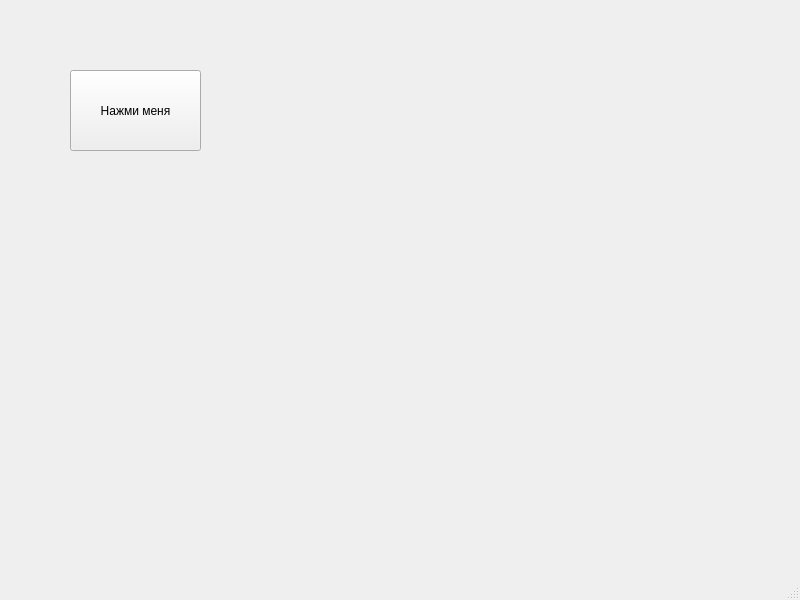
<?xml version="1.0" encoding="UTF-8"?>
<ui version="4.0">
 <class>MainWindow</class>
 <widget class="QMainWindow" name="MainWindow">
  <property name="geometry">
   <rect>
    <x>0</x>
    <y>0</y>
    <width>800</width>
    <height>600</height>
   </rect>
  </property>
  <property name="windowTitle">
   <string>MainWindow</string>
  </property>
  <widget class="QWidget" name="centralwidget">
   <widget class="QPushButton" name="button">
    <property name="geometry">
     <rect>
      <x>70</x>
      <y>70</y>
      <width>131</width>
      <height>81</height>
     </rect>
    </property>
    <property name="text">
     <string>Нажми меня</string>
    </property>
   </widget>
  </widget>
  <widget class="QMenuBar" name="menubar">
   <property name="geometry">
    <rect>
     <x>0</x>
     <y>0</y>
     <width>800</width>
     <height>26</height>
    </rect>
   </property>
  </widget>
  <widget class="QStatusBar" name="statusbar"/>
 </widget>
 <resources/>
 <connections/>
</ui>
